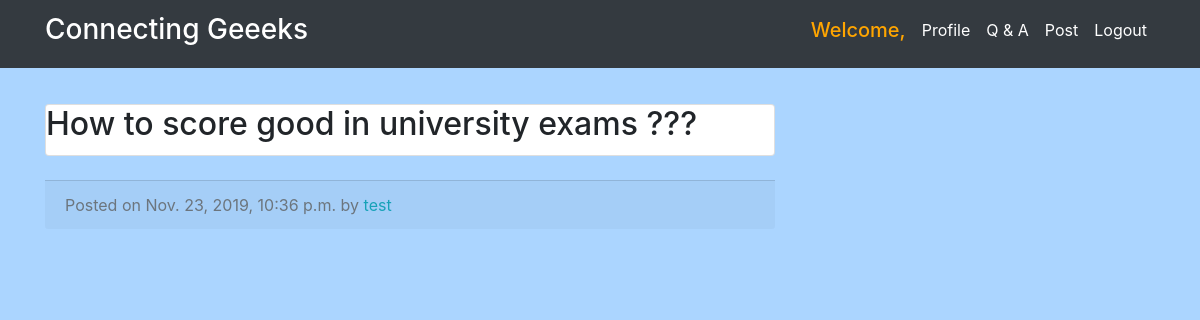
Screenshot of /question/18 with the database file from the repository.
### social/models.py (models this page shows)
class Question(models.Model):
	q_text=models.CharField(max_length=50)
	q_auther=models.ForeignKey(User,on_delete=models.CASCADE)
	q_date=models.DateTimeField(auto_now_add=True)

### social/views.py (the view)
# urls.py: path('question/<int:pk>',QuestionView.as_view(),name='question_detail'),
class QuestionView(DetailView):
    model=Question
    template_name='detail_viewquestion.html'

### templates/detail_viewquestion.html (shortened to what this page needs)
{% extends "base.html" %}
{% block content %}
      <div class="col-md-8">
        <br><br>
        <div class="card mb-4">
          <h2 class="card-title">{{object.q_text}}</h2>
          </div>
          <div class="card-footer text-muted">
            Posted on {{object.q_date}} by
            <span class="text-info mr-2">{{object.q_auther}}</span>
          </div>
          </div>
        </div>
{% endblock %}

### statics/assert/css/blog-home.css (style rules this page uses)
body { padding-top: 56px; }

### templates/detail_viewquestion.html (style rules this page uses)
body { background-color:#abd5ff ; }

### rows the page displays
Question: q_text "How to score good in university exams ???", q_date "Nov. 23, 2019, 10:36 p.m.", q_auther "test"
